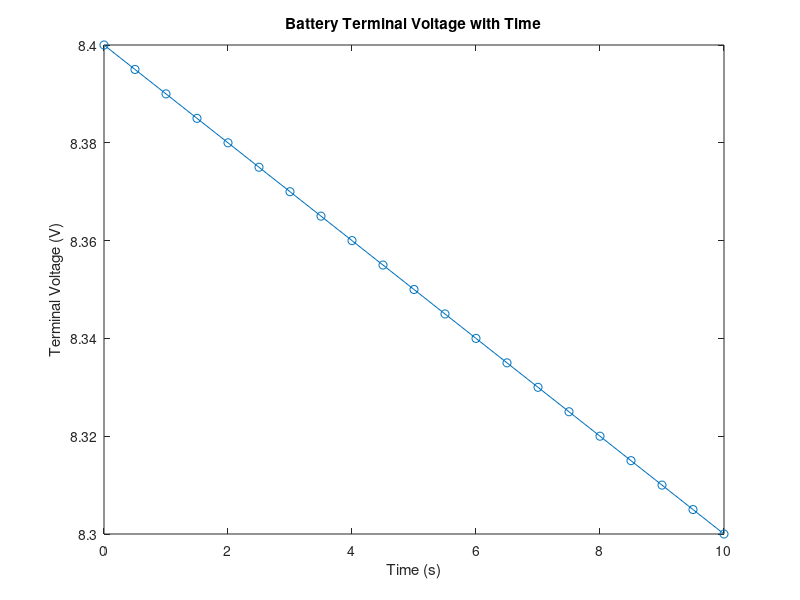

This chart was generated by the following MATLAB code:
% % %   Modelo de carga y descarga de baterias v2.0 
% % Vo = 3.3           %   Voltaje en circuito abierto 
% % Ro =  1.1     %   Resistencia inicial para determinar la resistencia interna de la bateria
% % SOC = 80        %   Stado de carga de la bateria 
% % A = 1;      %   Constantes
% % B = A;      %   Constantes 
% % 
% % %   Determinar Rint y Voc 
% % Rint = Ro - (B*D);    %  Determinar la resistencia interna de la bateria 
% % 
% % %   Determinamos Voc o el voltaje en circuito abierto      
% % Voc = Vo - (A*D);   %   Determinamos el voltaje en circuito abierto 
% % 
% % %   Determinar el voltaje de salida de la malla... 
% % V_out = 
% 


% Define functions
voc_soc = @(soc) 3.7 + 0.1 * soc;
rint_soc = @(soc) 0.05 + 0.02 * soc;

% % % % % Set initial conditions
% % % % soc_0 = 80;   % Initial state of charge in percentage
% % % % current = 2;  % Current in Amperes
% % % % 
% % % % % Calculate Terminal Voltage at initial state of charge
% % % % vt_initial = voc_soc(soc_0) - current * rint_soc(soc_0);
% % % % disp(['Terminal Voltage at SOC = ', num2str(soc_0), '%:', num2str(vt_initial)]);
% % % % % Simulate for different states of charge
% % % % soc_values = soc_0:-20:0;  % Simulate for decreasing SOC
% % % % i = 1; 
% % % % for soc = soc_values
% % % %     vt = voc_soc(soc) - current * rint_soc(soc);
% % % %     disp(['SOC:', num2str(soc), '%, Terminal Voltage:', num2str(vt)]);
% % % %     volt_t(i) = vt;
% % % %     i = i+1; 
% % % % end
% % % % 
% % % % plot(volt_t); 


% Define functions
Voc = @(SOC) 5.5 + 0.1 * SOC;  % Example function for open-circuit voltage
Rint = @(SOC) 0.05 + 0.02 * SOC;  % Example function for internal resistance

% Set values
SOC = 50;  % Example State of Charge in percentage
I = 2;    % Example current (negative for charging)
t = 0:0.5:10;  % Example time vector

% Aging term that decreases the open-circuit voltage over time
DeltaV_aging = 0.01 * t;

% Calculate terminal voltage at each time point
Vt = Voc(SOC) - I * Rint(SOC) - DeltaV_aging;
Rint_plotable =  Rint(SOC)-DeltaV_aging;
% Display results
disp(['Time (s) | Terminal Voltage (V)']);
disp([t' Vt']);

% Plot the results
figure;
plot(t, Vt, 'o-');
xlabel('Time (s)');
ylabel('Terminal Voltage (V)');
title('Battery Terminal Voltage with Time');


